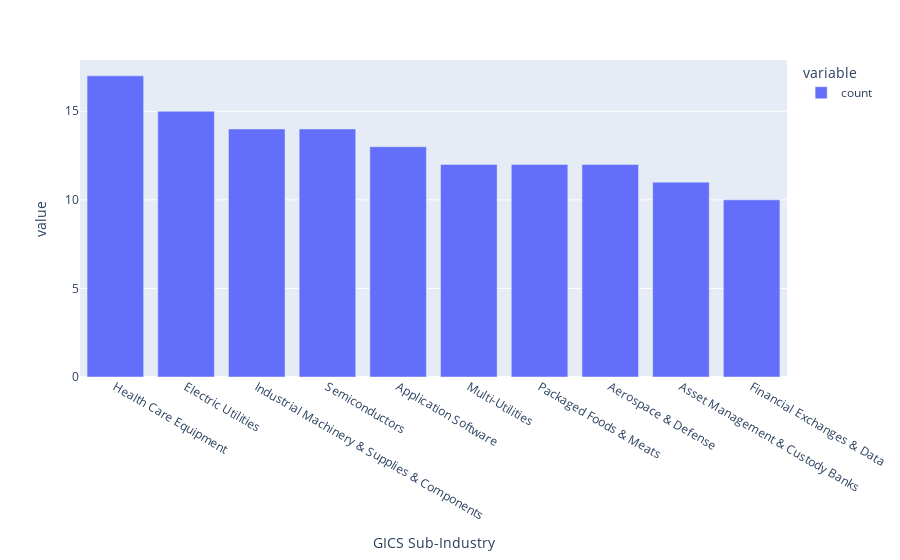

Source (notebook cell):
### Code cell
fig = px.bar(df['GICS Sub-Industry'].value_counts().head(10))
fig.show()

### Figure 1 — Plotly figure (JSON) as saved in the notebook; plotly's stock layout.template omitted (floating-point values rounded to 4 significant figures)
{"data": [{"alignmentgroup": "True", "hovertemplate": "variable=count<br>GICS Sub-Industry=%{x}<br>value=%{y}<extra></extra>", "legendgroup": "count", "marker": {"color": "#636efa", "pattern": {"shape": ""}}, "name": "count", "offsetgroup": "count", "orientation": "v", "showlegend": true, "textposition": "auto", "type": "bar", "x": ["Health Care Equipment", "Electric Utilities", "Industrial Machinery & Supplies & Components", "Semiconductors", "Application Software", "Multi-Utilities", "Packaged Foods & Meats", "Aerospace & Defense", "Asset Management & Custody Banks", "Financial Exchanges & Data"], "xaxis": "x", "y": [17, 15, 14, 14, 13, 12, 12, 12, 11, 10], "yaxis": "y"}], "layout": {"barmode": "relative", "legend": {"title": {"text": "variable"}, "tracegroupgap": 0}, "margin": {"t": 60}, "xaxis": {"anchor": "y", "domain": [0, 1], "title": {"text": "GICS Sub-Industry"}}, "yaxis": {"anchor": "x", "domain": [0, 1], "title": {"text": "value"}}}}
